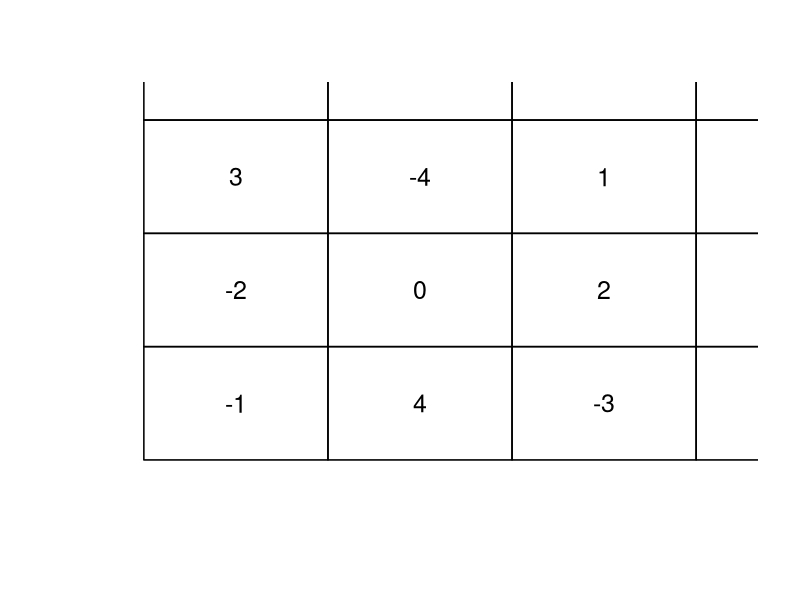

Write the R code that produced this figure.
setwd("C:/Users/18904/Github/junior-mathematics/codes")
if(!dir.exists("../figures"))dir.create("../figures")

# week8-1: 3x3 magic square filled with -4..4, row/col/diag sum = 0
draw1=function(){
  plot(c(0,3),c(0,3),type="n",axes=FALSE,xlab="",ylab="",xlim=c(-0.2,3.2),ylim=c(-0.2,3.2))
  grid=matrix(c(3,-4,1,-2,0,2,-1,4,-3),nrow=3,byrow=TRUE)
  for(i in 0:3)for(j in 0:3)rect(i,j,i+1,j+1,lwd=1.5)
  for(r in 1:3)for(c in 1:3){
    v=grid[r,c]
    x=c-0.5; y=3.5-r
    text(x,y,v,cex=1.5)
  }
}
cairo_pdf("../figures/week8-1.pdf",width=4,height=4,family="sans");draw1();dev.off()
svglite::svglite("../figures/week8-1.svg",width=4,height=4);draw1();dev.off()
